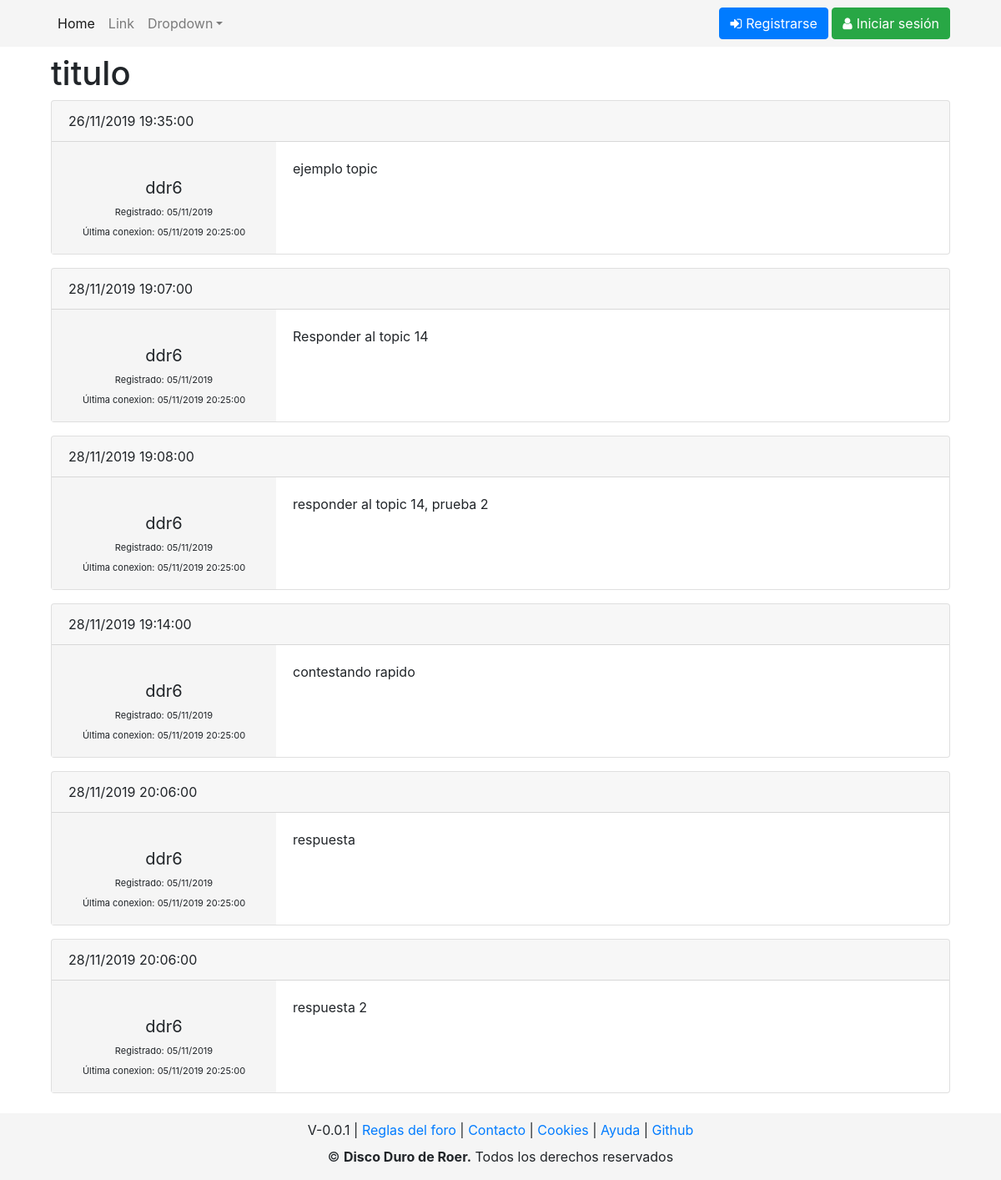
The app's page /index.php?url=MessageController/display/14 with its own data.
### tables this page shows
CREATE TABLE `messages` (
  `id` int(11) NOT NULL,
  `text` text NOT NULL,
  `date_creation` datetime NOT NULL,
  `user_origin` int(11) NOT NULL,
  `show_message` int(11) NOT NULL
);

CREATE TABLE `users` (
  `id` int(11) NOT NULL,
  `name` varchar(20) NOT NULL,
  `surname` varchar(30) NOT NULL,
  `nickname` varchar(40) NOT NULL,
  `email` varchar(40) NOT NULL,
  `pass` varchar(150) NOT NULL,
  `registry_date` date NOT NULL,
  `avatar` varchar(300) NOT NULL,
  `rol` int(11) NOT NULL,
  `last_connection` datetime NOT NULL,
  `baneado` int(11) NOT NULL,
  `borrado` int(11) NOT NULL
);

### app/libs/Control.php (called while the page is built, shortened)
<?php
class Control{
    protected $method="display";
    function __construct()
    {
        $url = "";
        if(isset($_GET['url'])){
            $url = explode("/", $_GET['url']);
        }
        if(!empty($url) && file_exists("../app/controllers/".ucwords($url[0]).".php")){
            unset($url[0]);
        }
        $this->controller = new $this->controller;
        if(isset($url[1])){
            if(method_exists($this->controller, $url[1])){
                $this->method = $url[1];
                unset($url[1]);
            }
        }
        $this->params = $url ? array_values($url): [];
        call_user_func_array(
            [$this->controller, $this->method], $this->params
        );
    }
}
?>

### public/index.php (called while the page is built, shortened)
<?php
    $control = new Control();
?>

### app/libs/Session.php (called while the page is built, shortened)
<?php
class Session
{
    function getAttribute($attribute)
    {
        return null;
    }
}

### app/libs/MySQLDB.php (called while the page is built, shortened)
<?php
class MySQLDB {
    private $host = "localhost";
    private $usuario = "root";
    private $pass = "";
    private $db = "foroddr";
    private $connection;
    function __construct()
    {
        $this->connection = mysqli_connect(
            $this->host,
            $this->usuario,
            $this->pass,
            $this->db
        );
        $this->connection->set_charset("utf8");
    }
    function getData($sql){
        $data = array();
        $result = mysqli_query($this->connection, $sql);
        if(mysqli_num_rows($result) > 0){
            while($row = mysqli_fetch_assoc($result)){
                array_push($data, $row);
            }
        }
        return $data;
    }
}
?>

### app/models/Message.php (called while the page is built, shortened)
<?php
class Message{
    function getMessagesByTopic($id_topic, $page){
        $sql = "select m.text, DATE_FORMAT(m.date_creation, '%d/%m/%Y %T') as 'date_creation', u.nickname, m.show_message, ";
        $sql .= "u.avatar, DATE_FORMAT(u.last_connection, '%d/%m/%Y %T') as last_connection,  DATE_FORMAT(u.registry_date, '%d/%m/%Y') as registry_date ";
        $sql .= "from messages m, messages_public mp, users u ";
        $sql .= "where m.id = mp.id_message and ";
        $sql .= "u.id = m.user_origin and ";
        $sql .= "mp.id_topic = " . filter_var($id_topic, FILTER_SANITIZE_NUMBER_INT). " ";
        $sql .= "order by m.date_creation ";
        $sql .= "LIMIT " . ($page - 1) * NUM_ITEMS_PAG . "," . NUM_ITEMS_PAG;
        $db = new MySQLDB();
        $data['messages'] = $db->getData($sql);
        $data["pag"] = $page;
        $data['id_topic'] = $id_topic;
        $sql = "SELECT title ";
        $sql .= "FROM topics ";
        $sql .= "WHERE id = ". $id_topic;
        $data_single = $db->getDataSingle($sql);
        if($data_single){
            $data['title_topic'] = $data_single['title'];
        }
        $sql = "select count(*) as num_messages ";
        $sql .= "from messages m, messages_public mp, users u ";
        $sql .= "where m.id = mp.id_message and ";
        $sql .= "u.id = m.user_origin and ";
        $sql .= "mp.id_topic = " . $id_topic . " ";
        $data_single = $db->getDataSingle($sql);
        if($data_single){
            $data['num_messages'] = $data_single['num_messages'];
        }
        $data['last_page'] = ceil($data['num_messages'] / NUM_ITEMS_PAG);
        $data['url_base'] = "MessageController/display/" . $data['id_topic'];
        return $data;
    }
}

### app/views/MessageView.php (the view, shortened to what this page needs)
<?php
include_once 'header.php';
if (isset($data['display'])) {
    ?>
    <div class="row">
        <div class="col-12">
            <div class="row">
                <div class="col-10">
                    <h1><?php echo $data['title_topic'] ?></h1>
                </div>
            </div>
            <div class="row">
                <div class="col-12">
                    <?php
                        foreach ($data['messages'] as $key => $value) {
                            ?>
                        <div class="card card-message mb-3">
                            <span class="card-header"><?php echo $value['date_creation'] ?></span>
                            <div class="row no-gutters">
                                <div class="user-data-message text-center p-3 col-md-3">
                                    <div class="row">
                                        <div class="col-12">
                                        </div>
                                    </div>
                                    <div class="row">
                                        <div class="col-12">
                                            <span class="username"><?php echo $value['nickname'] ?></span>
                                        </div>
                                    </div>
                                    <div class="row">
                                        <div class="col-12">
                                            <span class="registry-user">Registrado: <?php echo $value['registry_date'] ?></span>
                                        </div>
                                    </div>
                                    <div class="row">
                                        <div class="col-12">
                                            <span class="last-connection-user">Última conexion: <?php echo $value['last_connection'] ?></span>
                                        </div>
                                    </div>
                                </div>
                                <div class="col-md-9">
                                    <div class="card-body">
                                        <p class="card-text"><?php echo $value['text'] ?></p>
                                    </div>
                                </div>
                            </div>
                        </div>
                    <?php
                        }
                        ?>
                </div>
            </div>
        </div>
    </div>
<?php
} else if (isset($data['reply_message'])) {
    ?>
    <form action="index.php?url=MessageController/reply_topic" method="POST">
        <input type="hidden" name="id_topic" value="<?php echo $data['id_topic']; ?>">
        <div class="row form-group">
            <div class="col-12">
                <label for="message">Mensaje</label>
                <textarea required class="form-control" name="text" id="message" cols="30" rows="10"></textarea>
            </div>
        </div>
        <div class="row form-group">
            <div class="col-12">
                <button type="submit" class="btn btn-primary btn-block">Responder</button>
            </div>
        </div>
    </form>
<?php
}
?>
<?php
include_once 'footer.php';
?>

### app/controllers/MessageController.php (shortened to what this page needs)
<?php
class MessageController extends Controller
{
    private $model;
    function __construct()
    {
        $this->model = $this->model("Message");
    }
    function display($id_topic, $page = 1)
    {
        if (isset($id_topic)) {
            $data = $this->model->getMessagesByTopic(
                filter_var($id_topic, FILTER_SANITIZE_NUMBER_INT),
                $page
            );
            $data["display"] = true;
            $this->view("MessageView", $data);
        }
    }
}

### app/libs/Controller.php (shortened to what this page needs)
<?php
class Controller{
    public function view($view, $data=[]){
        if(file_exists("../app/views/".$view.".php")){
            $session = new Session();
            $data['login']= $session->getAttribute('login');
            $data['nickname']=$session->getAttribute('nickname');
            require_once("../app/views/".$view.".php");
        }else{
            die("No existe la vista");
        }
    }
}
?>

### app/views/header.php (shortened to what this page needs)
<!DOCTYPE html>
<html lang="es">
<head>
    <link rel="stylesheet" href="./includes/bootstrap-4.1.3/css/bootstrap.min.css">
    <link rel="stylesheet" href="./includes/font-awesome-4.7.0/css/font-awesome.min.css">
    <link rel="stylesheet" href="./css/styles.css">
</head>
<body>
    <div class="container-fluid" id="page">
        <div class="row" id="header">
            <div class="col-12">
                <div class="container">
                    <nav class="navbar navbar-expand-sm navbar-light">
                        <div class="collapse navbar-collapse" id="collapsibleNavId">
                            <ul class="navbar-nav mr-auto mt-2 mt-lg-0">
                                <li class="nav-item active">
                                    <a class="nav-link" href="#">Home <span class="sr-only">(current)</span></a>
                                </li>
                                <li class="nav-item">
                                    <a class="nav-link" href="#">Link</a>
                                </li>
                                <li class="nav-item dropdown">
                                    <a class="nav-link dropdown-toggle" href="#" id="dropdownId" data-toggle="dropdown" aria-haspopup="true" aria-expanded="false">Dropdown</a>
                                </li>
                            </ul>
                            <div>
                                <?php
                                if ($data['login']) {
                                    $nickname = $data['nickname'];
                                    ?>
                                    <p>Hola, <?php echo $nickname ?></p>
                                    <a class="btn btn-info btn-icon" href="index.php?url=UserController/display_profile/">
                                    <i class="fa fa-user" aria-hidden="true"></i>Ver perfil
                                    </a>
                                    <a class="btn btn-danger btn-icon" href="index.php?url=UserController/logout/">
                                        <i class="fa fa-power-off" aria-hidden="true"></i>Logout
                                    </a>
                                <?php
                                } else {
                                    ?>
                                    <a class="btn btn-primary btn-icon" href="index.php?url=UserController/display/">
                                        <i class="fa fa-sign-in" aria-hidden="true"></i>Registrarse
                                    </a>
                                    <a class="btn btn-success btn-icon" href="index.php?url=LoginController/display/">
                                        <i class="fa fa-user" aria-hidden="true"></i>Iniciar sesión
                                    </a>
                                <?php
                                }
                                ?>
                            </div>
                        </div>
                    </nav>
                </div>
            </div>
        </div>
        <div class="row" id="content">
            <div class="col-12">
                <div class="container">
                    <div class="content-start">

### app/views/footer.php
                </div>
            </div>
        </div>
    </div>
    <div class="row" id="footer">
        <div class="col-12">
            <div class="container">
                <div class="footer-start">
                    <div class="row">
                        <div class="col-12 text-center">
                            <span>
                                V-0.0.1
                                | <a href="#">Reglas del foro </a>
                                | <a target="_blank" href="https://www.discoduroderoer.es/contactanos/">Contacto</a>
                                | <a href="#">Cookies</a>
                                | <a href="#">Ayuda</a>
                                | <a target="_blank" href="https://github.com/DiscoDurodeRoer/foro-ddr">Github</a>
                             </span>
                        </div>
                    </div>
                    <div class="row">
                        <div class="col-12 text-center pt-2 pb-2">
                            <span>&#169; <b>Disco Duro de Roer.</b> Todos los derechos reservados</span>
                        </div>
                    </div>
                </div>
            </div>
        </div>
    </div>
</body>
</html>

### public/css/styles.css (style rules this page uses)
html, body { height: 100%; }
html body { overflow-x: hidden; }
#header, #footer { background: #f5f5f5; }
#content div.content-start, #footer .footer-start { padding: 8px 16px; }
#header .btn-icon i { margin-right: 5px; }
#content div.card.card-message .user-data-message { background: #f5f5f5; }
#content div.card.card-message .registry-user, #content div.card.card-message .last-connection-user { font-size: 11px; }
#content div.card.card-message .username { font-size: 20px; }

### records on screen
messages: date_creation "26/11/2019 19:35:00", users.nickname "ddr6", registry_date "05/11/2019", last_connection "05/11/2019 20:25:00", text "ejemplo topic"
messages: date_creation "28/11/2019 19:07:00", users.nickname "ddr6", registry_date "05/11/2019", last_connection "05/11/2019 20:25:00", text "Responder al topic 14"
messages: date_creation "28/11/2019 19:08:00", users.nickname "ddr6", registry_date "05/11/2019", last_connection "05/11/2019 20:25:00", text "responder al topic 14, prueba 2"
messages: date_creation "28/11/2019 19:14:00", users.nickname "ddr6", registry_date "05/11/2019", last_connection "05/11/2019 20:25:00", text "contestando rapido"
messages: date_creation "28/11/2019 20:06:00", users.nickname "ddr6", registry_date "05/11/2019", last_connection "05/11/2019 20:25:00", text "respuesta"
messages: date_creation "28/11/2019 20:06:00", users.nickname "ddr6", registry_date "05/11/2019", last_connection "05/11/2019 20:25:00", text "respuesta 2"

### other values on screen
$data['title_topic'] "titulo"
